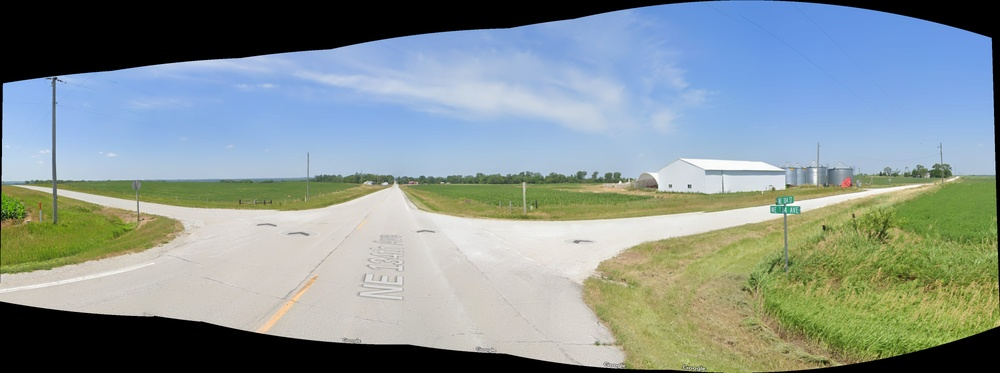
#> input picture project/stitched_image.jpg, 1000 x 373 px, shrunk from 4028 x 1503 before the run, found by its file name
$ python direction.py
#> lines starting #> are read from the running program, lines starting #| are printed output that depends on the picture; after the words box and inside, x2 and y2 are one past the last pixel; in counts of white or black regions, pixels touching at a corner belong together
import cv2
import numpy as np
from typing import List, Tuple, Optional
from enum import Enum
import math

class Direction(Enum):
    NORTH = "North"
    SOUTH = "South"
    EAST = "East"
    WEST = "West"
    NORTHEAST = "Northeast"
    NORTHWEST = "Northwest"
    SOUTHEAST = "Southeast"
    SOUTHWEST = "Southwest"

class RoadDirectionAnalyzer:
    def __init__(self, mask: np.ndarray, min_branch_length: int = 100):
        """
        Initialize the road direction analyzer

        Args:
            mask: Binary mask of the road network
            min_branch_length: Minimum length of road branch to consider
        """
        self.mask = mask
        self.min_branch_length = min_branch_length
        self.height, self.width = mask.shape
        self.skeleton = None
        self.endpoints = None
        self.branches = None

    def analyze(self, start_point: Optional[Tuple[int, int]] = None) -> dict:
        """
        Analyze the road network and find possible travel directions

        Args:
            start_point: Optional starting point (x, y). If None, uses center of image

        Returns:
            Dictionary containing possible directions and their confidence scores
        """
        # Create skeleton of the road network
        self.skeleton = self._create_skeleton()

        # Find endpoints and branches
        self.endpoints = self._find_endpoints()
        self.branches = self._find_branches()

        # If no start point provided, use image center
        if start_point is None:
            start_point = (self.width // 2, self.height // 2)

        # Find nearest road point to start_point
        start_point = self._find_nearest_road_point(start_point)

        # Analyze directions from start point
        directions = self._analyze_directions(start_point)

        return directions

    def visualize(self, original_image: np.ndarray, start_point: Tuple[int, int],
                 directions: dict) -> np.ndarray:
        """
        Visualize the direction analysis

        Args:
            original_image: Original image to draw on
            start_point: Starting point (x, y)
            directions: Dictionary of directions and confidence scores

        Returns:
            Image with visualization overlays
        """
        result = original_image.copy()

        # Draw skeleton
        skeleton_overlay = cv2.cvtColor(self.skeleton.astype(np.uint8) * 255, cv2.COLOR_GRAY2BGR)
        result = cv2.addWeighted(result, 0.7, skeleton_overlay, 0.3, 0)

        # Draw start point
        cv2.circle(result, start_point, 10, (0, 0, 255), -1)

        # Draw direction arrows
        arrow_length = 100
        for direction, score in directions.items():
            if score > 0.2:  # Only draw significant directions
                angle = self._direction_to_angle(direction)
                end_point = (
                    int(start_point[0] + arrow_length * math.cos(angle)),
                    int(start_point[1] + arrow_length * math.sin(angle))
                )

                # Color based on confidence score (green = high, red = low)
                color = (
                    int(255 * (1 - score)),  # B
                    int(255 * score),        # G
                    0                        # R
                )

                cv2.arrowedLine(result, start_point, end_point, color, 2)

                # Add confidence score text
                text_point = (
                    int(start_point[0] + (arrow_length + 10) * math.cos(angle)),
                    int(start_point[1] + (arrow_length + 10) * math.sin(angle))
                )
                cv2.putText(result, f"{direction.value}: {score:.2f}",
                           text_point, cv2.FONT_HERSHEY_SIMPLEX, 0.5, color, 1)

        return result

    def _create_skeleton(self) -> np.ndarray:
        """Create a skeleton of the road network using morphological operations"""
        skeleton = np.zeros_like(self.mask)
        img = self.mask.copy()

        while True:
            # Morphological erosion
            eroded = cv2.erode(img, None)
            # Morphological opening
            opened = cv2.morphologyEx(eroded, cv2.MORPH_OPEN, None)
            # Subtract opened from eroded to get endpoints
            subset = eroded - opened
            # Add endpoints to skeleton
            skeleton = cv2.bitwise_or(skeleton, subset)
            # Eroded image becomes the new image
            img = eroded.copy()

            if cv2.countNonZero(img) == 0:
                break

        return skeleton

    def _find_endpoints(self) -> List[Tuple[int, int]]:
        """Find endpoints in the skeleton"""
        endpoints = []

        # Get coordinates of all road pixels
        road_pixels = np.where(self.skeleton > 0)

        for y, x in zip(road_pixels[0], road_pixels[1]):
            # Get 3x3 neighborhood
            neighborhood = self.skeleton[max(0, y-1):min(self.height, y+2),
                                      max(0, x-1):min(self.width, x+2)]

            # Count neighbors
            if np.sum(neighborhood > 0) == 2:  # Including the pixel itself
                endpoints.append((x, y))

        return endpoints

    def _find_branches(self) -> List[List[Tuple[int, int]]]:
        """Find road branches in the skeleton"""
        branches = []
        visited = np.zeros_like(self.skeleton)

        # Start from each endpoint
        for endpoint in self.endpoints:
            if visited[endpoint[1], endpoint[0]] == 0:
                branch = []
                current = endpoint

                while True:
                    branch.append(current)
                    visited[current[1], current[0]] = 1

                    # Get 3x3 neighborhood
                    y, x = current[1], current[0]
                    neighborhood = self.skeleton[max(0, y-1):min(self.height, y+2),
                                              max(0, x-1):min(self.width, x+2)]
                    neighbor_coords = np.where(neighborhood > 0)

                    # Find unvisited neighbors
                    next_points = []
                    for ny, nx in zip(neighbor_coords[0], neighbor_coords[1]):
                        global_x = x + nx - 1
                        global_y = y + ny - 1

                        if (0 <= global_x < self.width and
                            0 <= global_y < self.height and
                            visited[global_y, global_x] == 0):
                            next_points.append((global_x, global_y))

                    if not next_points:
                        break

                    current = next_points[0]

                if len(branch) >= self.min_branch_length:
                    branches.append(branch)

        return branches

    def _find_nearest_road_point(self, point: Tuple[int, int]) -> Tuple[int, int]:
        """Find the nearest point on the road to the given point"""
        x, y = point
        road_pixels = np.where(self.skeleton > 0)

        min_dist = float('inf')
        nearest_point = point

        for ry, rx in zip(road_pixels[0], road_pixels[1]):
            dist = math.sqrt((rx - x) ** 2 + (ry - y) ** 2)
            if dist < min_dist:
                min_dist = dist
                nearest_point = (rx, ry)

        return nearest_point

    def _analyze_directions(self, start_point: Tuple[int, int]) -> dict:
        """Analyze possible directions from the start point"""
        directions = {direction: 0.0 for direction in Direction}

        # For each branch, calculate its contribution to each direction
        for branch in self.branches:
            # Get branch direction relative to start point
            dx = branch[-1][0] - start_point[0]
            dy = branch[-1][1] - start_point[1]
            angle = math.atan2(dy, dx)

            # Calculate branch length
            length = len(branch)

            # Weight based on distance from start point
            distance = math.sqrt(dx**2 + dy**2)
            weight = 1.0 / (1.0 + distance / 100.0)  # Decay with distance

            # Update direction scores
            for direction in Direction:
                direction_angle = self._direction_to_angle(direction)
                angle_diff = abs(self._normalize_angle(angle - direction_angle))

                # Score based on angle difference and branch length
                if angle_diff < math.pi / 4:  # Within 45 degrees
                    score = (1.0 - angle_diff / (math.pi / 4)) * weight * (length / self.min_branch_length)
                    directions[direction] = max(directions[direction], score)

        # Normalize scores
        max_score = max(directions.values())
        if max_score > 0:
            directions = {d: s/max_score for d, s in directions.items()}

        return directions

    @staticmethod
    def _direction_to_angle(direction: Direction) -> float:
        """Convert direction to angle in radians"""
        angles = {
            Direction.EAST: 0,
            Direction.NORTHEAST: -math.pi/4,
            Direction.NORTH: -math.pi/2,
            Direction.NORTHWEST: -3*math.pi/4,
            Direction.WEST: math.pi,
            Direction.SOUTHWEST: 3*math.pi/4,
            Direction.SOUTH: math.pi/2,
            Direction.SOUTHEAST: math.pi/4
        }
        return angles[direction]

    @staticmethod
    def _normalize_angle(angle: float) -> float:
        """Normalize angle to [-pi, pi]"""
        while angle > math.pi:
            angle -= 2 * math.pi
        while angle < -math.pi:
            angle += 2 * math.pi
        return abs(angle)

def analyze_road_directions(mask: np.ndarray, original_image: np.ndarray,
                          start_point: Optional[Tuple[int, int]] = None) -> Tuple[dict, np.ndarray]:
    """
    Analyze possible travel directions based on road segmentation

    Args:
        mask: Binary mask of the road network
        original_image: Original image for visualization
        start_point: Optional starting point (x, y)

    Returns:
        Tuple of (directions dictionary, visualization image)
    """
    analyzer = RoadDirectionAnalyzer(mask)
    directions = analyzer.analyze(start_point)
    visualization = analyzer.visualize(original_image,
                                    start_point or (mask.shape[1]//2, mask.shape[0]//2),
                                    directions)

    return directions, visualization

# Example usage:
if __name__ == "__main__":
    # Load your stitched image and road mask here
    image = cv2.imread('stitched_image.jpg')
#> image is the input picture: shape (373, 1000, 3); mean B, G, R 146.9, 147.7, 134.2
    mask = cv2.imread('road_mask.jpg', cv2.IMREAD_GRAYSCALE)
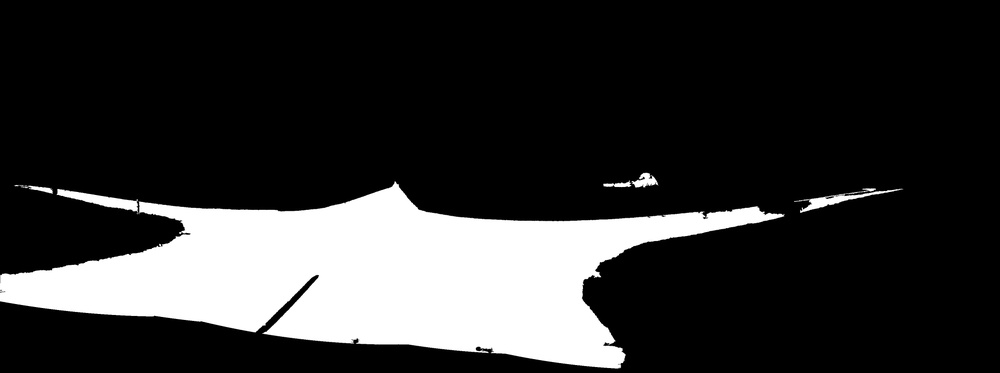
#> input picture project/road_mask.jpg, 1000 x 373 px, shrunk from 4028 x 1503 before the run, found by its file name
#> mask is the input picture: shape (373, 1000); min 0, max 255, mean 48.8

    # Analyze directions
    directions, visualization = analyze_road_directions(mask, image)
#> the loop in _create_skeleton, `while True:` made 64 passes
#> pass 1, in _create_skeleton, `eroded = cv2.erode(img, None)`:
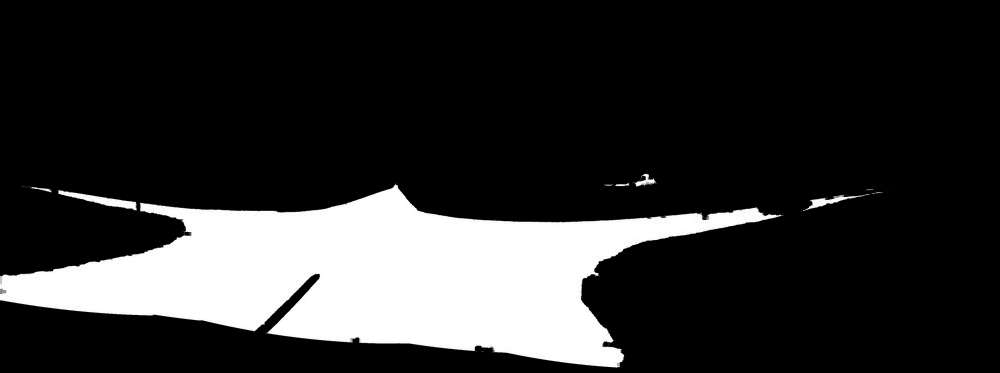
#> eroded: shape (373, 1000); min 0, max 255, mean 46.4
#> pass 1, in _create_skeleton, `subset = eroded - opened`:
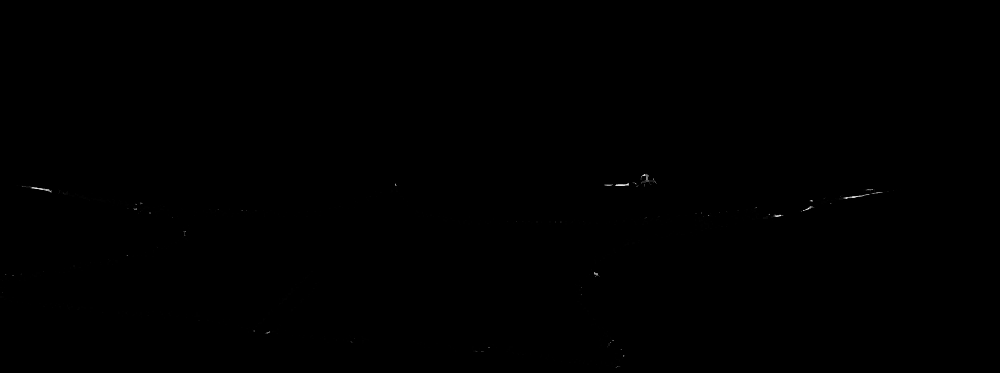
#> subset: shape (373, 1000); min 0, max 249, mean 0.1
#> after the loop in _create_skeleton, `while True:`: eroded: shape (373, 1000); every value is 0
#> in _find_endpoints, `road_pixels = np.where(self.skeleton > 0)`: road_pixels = 7346 positions, rows 173 to 368, columns 0 to 900
#> the loop in _find_endpoints, `for y, x in zip(road_pixels[0], road_pixels[1]):` made 7346 passes
#> (y, x, neighborhood) on passes 1 to 3: (173, 645, [[0, 0, 0], [0, 3, 8], [202, 85, 91]]), (173, 646, [[0, 0, 0], [3, 8, 0], [85, 91, 51]]), (174, 643, [[0, 0, 0], [0, 46, 202], [127, 211, 207]])
#> after the loop in _find_endpoints, `for y, x in zip(road_pixels[0], road_pixels[1]):`: endpoints = 629 pairs, first value 0 to 888, second value 178 to 368
#> in analyze, `self.endpoints = self._find_endpoints()`: self.endpoints has the same summary as endpoints in _find_endpoints
#> the loop in _find_branches, `for endpoint in self.endpoints:` made 629 passes
#> endpoint on passes 10, 11, 13, 15, 18, 21: (381, 192), (58, 193), (92, 193), (397, 193), (370, 196), (402, 196)
#> after the loop in _find_branches, `for endpoint in self.endpoints:`:
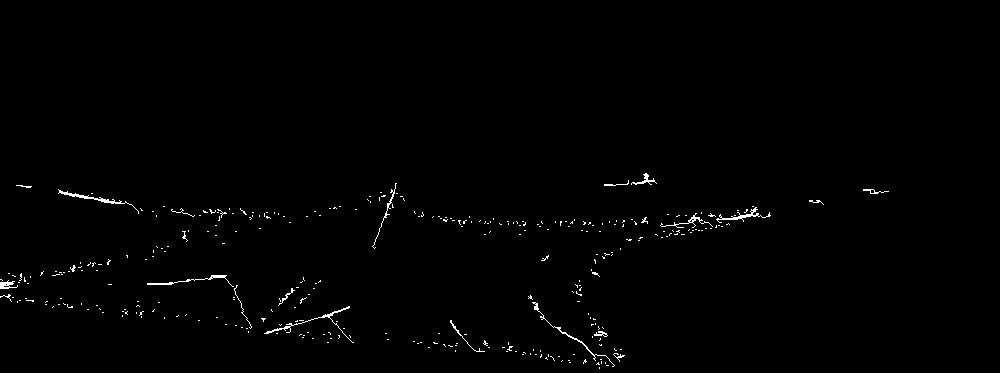
#> visited: shape (373, 1000); values 0 (black) and 1 (white), 0.76% white in thin lines or dots, all inside (x1, y1, x2, y2) = (0, 173, 889, 369)
#> after the loop in _find_branches, `for endpoint in self.endpoints:`: branches = 2 items
#> in _find_nearest_road_point, `road_pixels = np.where(self.skeleton > 0)`: road_pixels = 7346 positions, rows 173 to 368, columns 0 to 900
#> the loop in _find_nearest_road_point, `for ry, rx in zip(road_pixels[0], road_pixels[1]):` made 7346 passes
#> (ry, rx, dist, min_dist, nearest_point) on passes 1, 3, 8, 15, 21, 26, 33, 38, 50: (173, 645, 145.6, 145.6, (645, 173)), (174, 643, 143.5, 143.5, (643, 174)), (175, 642, 142.4, 142.4, (642, 175)), (176, 641, 141.4, 141.4, (641, 176)), (177, 641, 141.3, 141.3, (641, 177)), (178, 640, 140.2, 140.2, (640, 178)), (179, 640, 140.2, 140.2, (640, 179)), (180, 628, 128.1, 128.1, (628, 180)), (181, 628, 128.1, 128.1, (628, 181))
#> (dist, min_dist, nearest_point) on passes 66, 89, 90, 110, 151, 152: (128.1, 128.1, (628, 182)), (105, 105, (395, 183)), (104, 104, (396, 183)), (104, 104, (604, 184)), (104, 104, (396, 185)), (101, 101, (399, 185))
#> after the loop in _find_nearest_road_point, `for ry, rx in zip(road_pixels[0], road_pixels[1]):`: min_dist = 32.76
#> in analyze, `start_point = self._find_nearest_road_point(start_point)`: start_point = (493, 218)
#> the loop in _analyze_directions, `for branch in self.branches:` made 2 passes
#> (dx, dy, angle, length, distance, weight) on passes 1 to 2: (-324, 66, 2.94, 158, 330.7, 0.232), (-169, 99, 2.61, 103, 195.9, 0.338)
#> after the loop in _analyze_directions, `for branch in self.branches:`: directions = 8 items
#> in _analyze_directions, `max_score = max(directions.values())`: max_score = 0.273
#> in analyze, `directions = self._analyze_directions(start_point)`: directions = 8 items
#> in visualize, `skeleton_overlay = cv2.cvtColor(self.skeleton.astype(np.uint8) * 255, ..`:
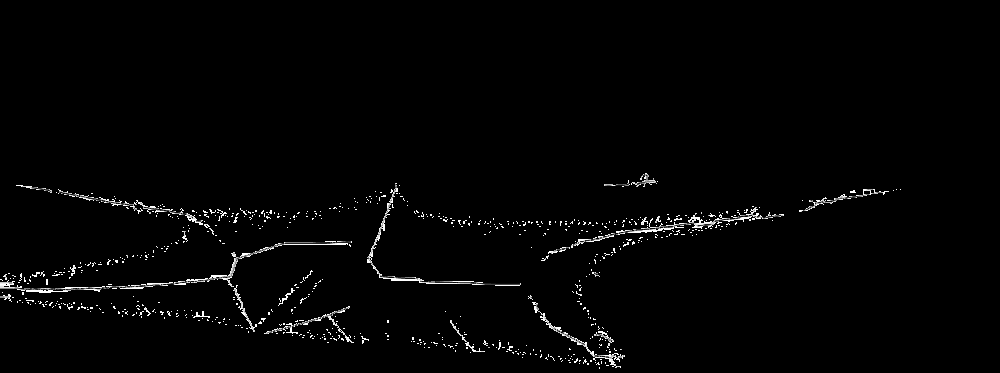
#> skeleton_overlay: shape (373, 1000, 3); min 0, max 255, mean 4
#> in visualize, `cv2.circle(result, start_point, 10, (0, 0, 255), -1)`:
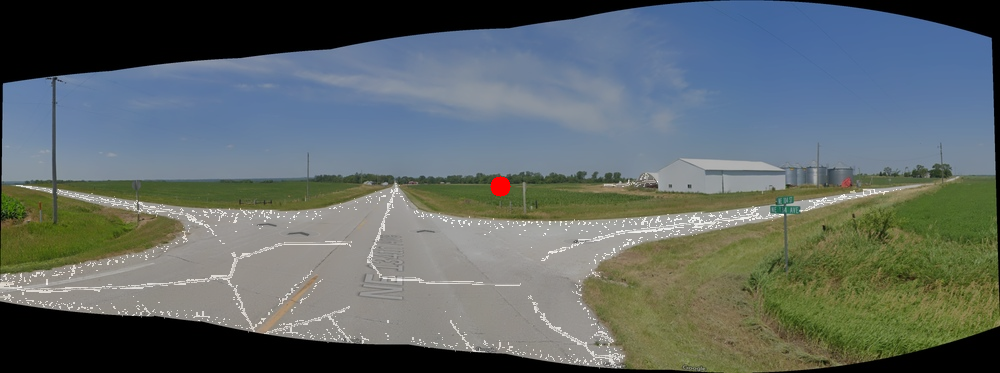
#> result: shape (373, 1000, 3); mean B, G, R 104, 104.5, 95.3
#> the loop in visualize, `for direction, score in directions.items():` made 8 passes
#> (score, angle, end_point, color, text_point) on passes 4, 8: (1, 3.14, (400, 186), (0, 255, 0), (390, 186)), (0.86, 2.36, (429, 256), (35, 219, 0), (422, 263))
#> score on passes 1, 2, 3, 5, 6, 7: 0, 0, 0, 0, 0, 0
#> after the loop in visualize, `for direction, score in directions.items():`:
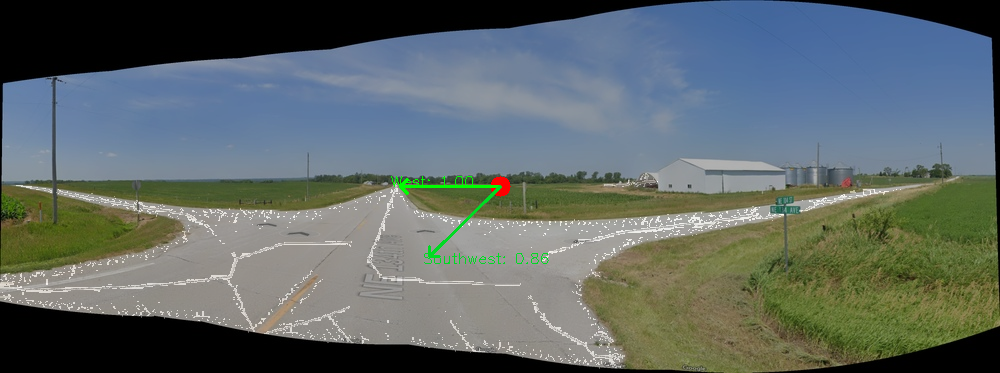
#> result: shape (373, 1000, 3); 0.3% of pixels changed, all inside (x1, y1, x2, y2) = (391, 176, 549, 264)
#> directions = 8 items

    # Print possible directions and their confidence scores
    for direction, score in directions.items():
        if score > 0.2:  # Only show significant directions
            print(f"{direction.value}: {score:.2f}")
#> this loop made 8 passes
#| West: 1.00
#| Southwest: 0.86

    # Show visualization
    cv2.imshow('Direction Analysis', visualization)
    cv2.waitKey(0)
    cv2.destroyAllWindows()

    for direction, score in directions.items():
        if score > 0.2:  # Only show significant directions
            print(f"{direction.value}: {score:.2f}")
